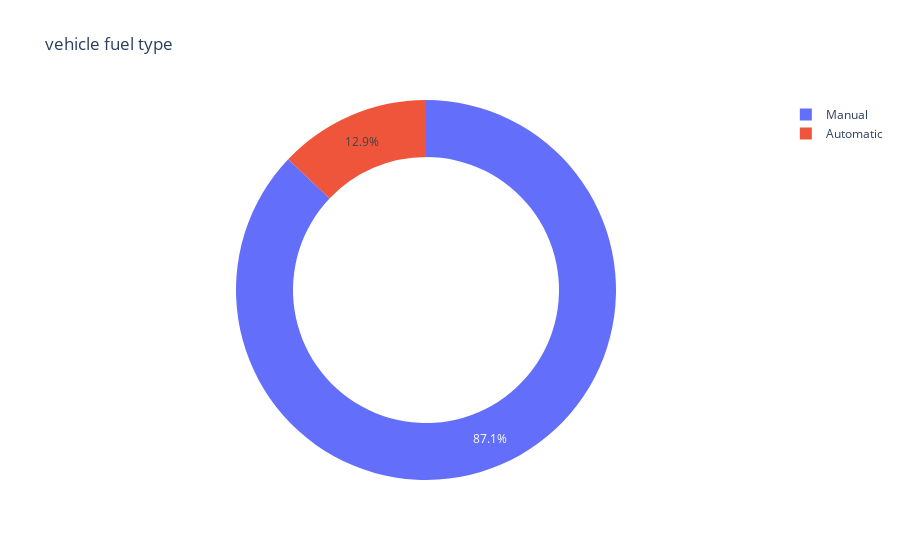

This figure's notebook cell:
### Markdown cell above
4.which type of transmission used by most of the vehicle ?

### Code cell
px.pie(data_frame = dataset ,names = dataset.Transmission.value_counts().index,values = dataset.Transmission.value_counts().values,
      title = "vehicle fuel type " ,hole = 0.7
      )

### Figure 1 — Plotly figure (JSON) as saved in the notebook; plotly's stock layout.template omitted (floating-point values rounded to 4 significant figures)
{"data": [{"domain": {"x": [0, 1], "y": [0, 1]}, "hole": 0.7, "hovertemplate": "label=%{label}<br>value=%{value}<extra></extra>", "labels": ["Manual", "Automatic"], "legendgroup": "", "name": "", "showlegend": true, "type": "pie", "values": [7078, 1050]}], "layout": {"legend": {"tracegroupgap": 0}, "title": {"text": "vehicle fuel type "}}}
